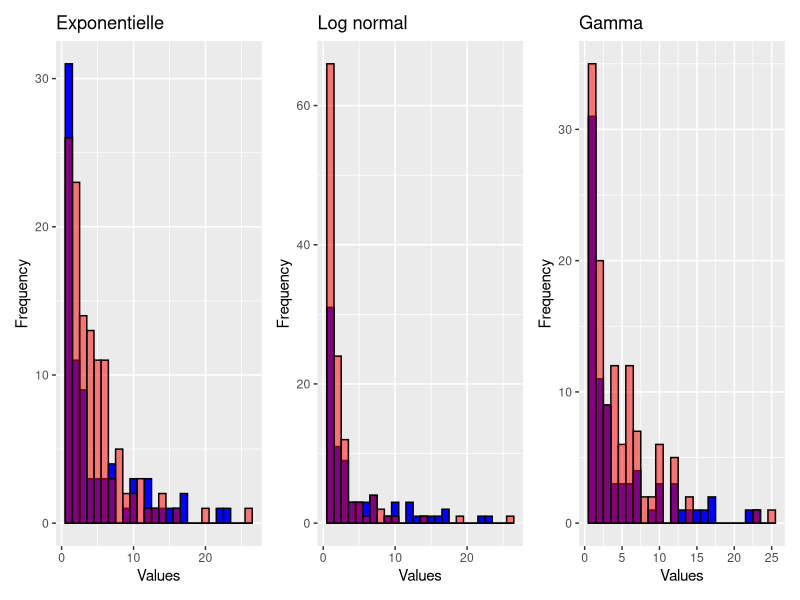

R code for this plot:
library(ggplot2)
library(patchwork)

castor_clean <- c(
  10.28, 16.69, 7.24, 1.40, 1.73, 3.14, 1.85, 16.52, 3.70, 1.11,
  2.16, 12.75, 3.36, 14.80, 1.03, 6.08, 1.41, 8.55, 5.41, 1.04,
  5.86, 22.02, 3.50, 14.48, 9.83, 0.94, 2.03, 1.21, 2.15,
  0.75, 3.48, 4.77, 10.10, 11.58, 12.30, 1.66, 1.57, 3.05, 3.62,
  0.99, 1.22, 3.81, 6.03, 1.21, 1.18, 0.75, 1.35, 6.84, 2.91,
  2.75, 12.04, 1.02, 3.15, 1.19, 0.79, 1.10, 1.96, 1.27, 0.97,
  1.56, 6.94, 1.66, 0.64, 4.84, 6.71, 2.51, 0.97, 0.72, 0.59,
  0.70, 0.53, 0.64, 0.55, 0.68, 1.06, 0.76, 22.62, 15.59, 2.23
)


# Exponentielle
set.seed(24)
sim_exp <- rexp(120,0.25) + 0.5

a <- ggplot() +
  geom_histogram(aes(castor_clean), binwidth=1, fill="blue", color="black") +
  geom_histogram(aes(sim_exp), binwidth=1, bins = 12, fill="red", color="black", alpha = 0.5) +
  labs(title="Exponentielle", x="Values", y="Frequency")


# Log normale
set.seed(1)
sim_lno <- rlnorm(120, meanlog = -0.35, sdlog = 1.5)+0.5

b <- ggplot() +
  geom_histogram(aes(castor_clean), binwidth=1, fill="blue", color="black") +
  geom_histogram(aes(sim_lno), binwidth=1, bins = 12, fill="red", color="black", alpha = 0.5) +
  labs(title="Log normal", x="Values", y="Frequency")


# Gamma
set.seed(2)
sim_gam <- rgamma(120, shape = 1, scale=4) + 0.5

c <- ggplot() +
  geom_histogram(aes(castor_clean), binwidth=1, fill="blue", color="black") +
  geom_histogram(aes(sim_gam), binwidth=1, bins = 12, fill="red", color="black", alpha = 0.5) +
  labs(title="Gamma", x="Values", y="Frequency")


# Final plot
a+b+c
